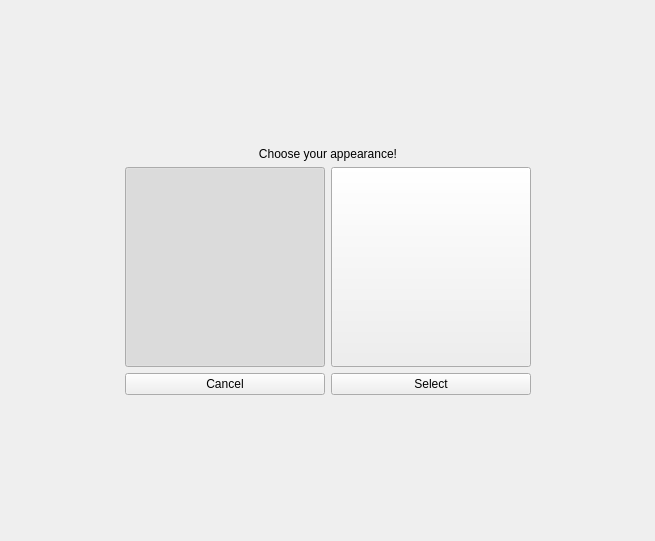
<?xml version="1.0" encoding="UTF-8"?>
<ui version="4.0">
 <class>potg_characterselect</class>
 <widget class="QWidget" name="potg_characterselect">
  <property name="geometry">
   <rect>
    <x>0</x>
    <y>0</y>
    <width>655</width>
    <height>541</height>
   </rect>
  </property>
  <property name="windowTitle">
   <string>Form</string>
  </property>
  <layout class="QGridLayout" name="gridLayout">
   <item row="3" column="2">
    <widget class="QPushButton" name="select_button">
     <property name="text">
      <string>Select</string>
     </property>
    </widget>
   </item>
   <item row="2" column="1">
    <widget class="QPushButton" name="player_1_button">
     <property name="sizePolicy">
      <sizepolicy hsizetype="Maximum" vsizetype="Maximum">
       <horstretch>0</horstretch>
       <verstretch>0</verstretch>
      </sizepolicy>
     </property>
     <property name="minimumSize">
      <size>
       <width>200</width>
       <height>200</height>
      </size>
     </property>
     <property name="text">
      <string/>
     </property>
     <property name="checkable">
      <bool>true</bool>
     </property>
     <property name="checked">
      <bool>true</bool>
     </property>
    </widget>
   </item>
   <item row="2" column="2">
    <widget class="QPushButton" name="player_2_button">
     <property name="sizePolicy">
      <sizepolicy hsizetype="Maximum" vsizetype="Maximum">
       <horstretch>0</horstretch>
       <verstretch>0</verstretch>
      </sizepolicy>
     </property>
     <property name="minimumSize">
      <size>
       <width>200</width>
       <height>200</height>
      </size>
     </property>
     <property name="text">
      <string/>
     </property>
     <property name="checkable">
      <bool>true</bool>
     </property>
    </widget>
   </item>
   <item row="0" column="1">
    <spacer name="verticalSpacer">
     <property name="orientation">
      <enum>Qt::Vertical</enum>
     </property>
     <property name="sizeHint" stdset="0">
      <size>
       <width>20</width>
       <height>40</height>
      </size>
     </property>
    </spacer>
   </item>
   <item row="2" column="3">
    <spacer name="horizontalSpacer_2">
     <property name="orientation">
      <enum>Qt::Horizontal</enum>
     </property>
     <property name="sizeHint" stdset="0">
      <size>
       <width>40</width>
       <height>20</height>
      </size>
     </property>
    </spacer>
   </item>
   <item row="1" column="1" colspan="2">
    <widget class="QLabel" name="label">
     <property name="text">
      <string>Choose your appearance!</string>
     </property>
     <property name="alignment">
      <set>Qt::AlignCenter</set>
     </property>
    </widget>
   </item>
   <item row="3" column="1">
    <widget class="QPushButton" name="cancel_button">
     <property name="text">
      <string>Cancel</string>
     </property>
    </widget>
   </item>
   <item row="2" column="0">
    <spacer name="horizontalSpacer">
     <property name="orientation">
      <enum>Qt::Horizontal</enum>
     </property>
     <property name="sizeHint" stdset="0">
      <size>
       <width>40</width>
       <height>20</height>
      </size>
     </property>
    </spacer>
   </item>
   <item row="4" column="1">
    <spacer name="verticalSpacer_2">
     <property name="orientation">
      <enum>Qt::Vertical</enum>
     </property>
     <property name="sizeHint" stdset="0">
      <size>
       <width>20</width>
       <height>40</height>
      </size>
     </property>
    </spacer>
   </item>
  </layout>
 </widget>
 <resources/>
 <connections/>
</ui>
